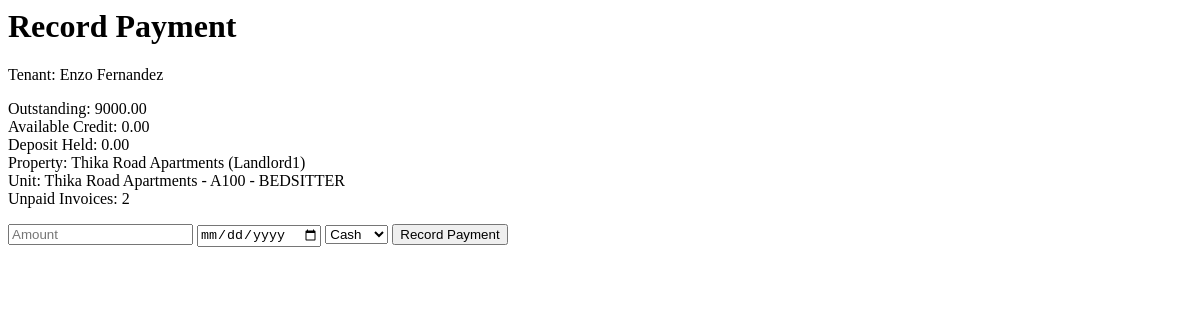
Before: /finance/payments/record/1/ (signed in) with the older database file.
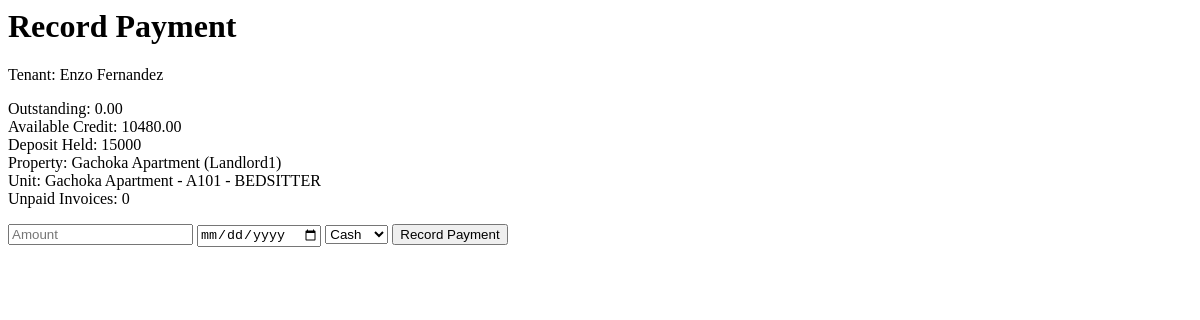
After: the same page with the newer database file.
### tenants/models.py (models this page shows, shortened)
class Tenancy(models.Model):
    tenant = models.ForeignKey(
        "Tenant",
        on_delete=models.PROTECT,
        related_name="tenancies"
    )
    unit = models.ForeignKey(
        Unit,
        on_delete=models.PROTECT,
        related_name="tenancies"
    )
    start_date = models.DateField() # when tenancy officially begins
    end_date = models.DateField(null=True, blank=True) # when tenancy ends
    rent_amount = models.DecimalField(max_digits=12, decimal_places=2)
    status = models.CharField(
        max_length=20,
        choices=TenancyStatus.choices,
        default=TenancyStatus.ACTIVE
    )
    created_by = models.ForeignKey(
        settings.AUTH_USER_MODEL,
        on_delete=models.PROTECT,
        related_name="created_tenancies"
    )
    created_at = models.DateTimeField(auto_now_add=True)
    updated_at = models.DateTimeField(auto_now=True)
    class Meta:
        ordering = ["-start_date"]
        constraints = [
            models.UniqueConstraint(
                fields=["unit"],
                condition=Q(status="ACTIVE"),
                name="unique_active_tenancy_per_unit"
            ),
            models.UniqueConstraint(
                fields=["tenant"],
                condition=Q(status="ACTIVE"),
                name="unique_active_tenancy_per_tenant"
            )
        ]

### properties/models.py (models this page shows)
class Unit(models.Model):
    property = models.ForeignKey(
        Property,
        on_delete=models.PROTECT,
        related_name="units"
    )
    unit_number = models.CharField(max_length=20)
    unit_type = models.CharField(
        max_length=50,
        choices=UnitType.choices
    )
    status = models.CharField(
        max_length=50,
        choices=UnitStatus.choices,
        default=UnitStatus.VACANT
    )
    floor = models.CharField(max_length=20, blank=True)
    is_active = models.BooleanField(default=True)
    created_at = models.DateTimeField(auto_now_add=True)
    class Meta:
        constraints = [
            UniqueConstraint(
                fields=["property", "unit_number"],
                name="unique_unit_number_per_property"
            )
        ]
        ordering = ["unit_number"]
    def __str__(self):
        return f"{self.property.name} - {self.unit_number} - {self.unit_type}"

class Property(models.Model):
    landlord = models.ForeignKey(
        settings.AUTH_USER_MODEL,
        on_delete=models.PROTECT,
        related_name="properties",
        limit_choices_to={"role": "LANDLORD"}
    )
    name = models.CharField(max_length=150)
    description = models.TextField(blank=True)
    address_line_1 = models.CharField(max_length=250)
    address_line_2 = models.CharField(max_length=255, blank=True)
    country = models.CharField(max_length=100)
    county = models.CharField(max_length=100, blank=True)
    postal_code = models.CharField(max_length=20, blank=True)
    is_active = models.BooleanField(default=True)
    created_at = models.DateTimeField(auto_now_add=True)
    updated_at = models.DateTimeField(auto_now=True)
    class Meta:
        constraints = [
            UniqueConstraint(
                fields=["landlord", "name"],
                name="unique_property_name_per_landlord"
            )
        ]
        ordering = ["-created_at"]
    def __str__(self):
        return f"{self.name} ({self.landlord.username})"

### accounts/models.py (models this page shows, shortened)
class User(AbstractUser):
    role = models.CharField(
        max_length=20,
        choices=Role.choices,
        default=Role.SYSTEM_ADMIN
    )
    phone_number = models.CharField(max_length=20, blank=True)
    landlord = models.ForeignKey(
        "self",
        null=True,
        blank=True,
        on_delete=models.PROTECT,
        limit_choices_to={"role": "LANDLORD"},
        related_name="caretakers"
    )
    created_at = models.DateTimeField(auto_now_add=True)

### finance/views/payment_views.py (the view, shortened to what this page needs)
@login_required
def record_payment_view(request, tenant_id):
    tenant = get_object_or_404(
        Tenant,
        id=tenant_id
    )
    try:
        financial_summary = get_tenant_financial_summary(
            tenant=tenant
        )
        unpaid_invoices = get_unpaid_invoices(
            tenant=tenant
        )
    except ValidationError as e:
        messages.error(request, str(e))
        return redirect(
            "search_tenant_for_payment"
        )
    context = {
        "tenant": tenant,
        "financial_summary": financial_summary,
        "unpaid_invoices": unpaid_invoices,
    }
    return render(request, "payments/record_payment.html",
        context
    )

### finance/services/payments/calculation_services.py (called while the page is built)
def calculate_outstanding_balance(*, ledger_account):
    try:
        invoices = Invoice.objects.filter(
            ledger_account=ledger_account,
            status__in=[
                InvoiceStatus.ISSUED,
                InvoiceStatus.PARTIAL
            ]
        )
        total_outstanding = Decimal("0.00")
        for invoice in invoices:
            balance = invoice.total_amount - invoice.amount_paid
            if balance > 0:
                total_outstanding += balance
        return total_outstanding
    except Exception as e:
        logger.error(
            f"Failed to calculate outstanding balance | ledger_account={ledger_account.id} | error={str(e)}",
            exc_info=True
        )
        raise

### templates/payments/record_payment.html (shortened to what this page needs)
<h1>Record Payment</h1>
<p>
    Tenant:
    {{ tenant.first_name }}
    {{ tenant.last_name }}
</p>
<p>
    Outstanding:
    {{ financial_summary.outstanding_balance }} <br>
    Available Credit:
    {{ financial_summary.available_credit }} <br>
    Deposit Held:
    {{ financial_summary.deposit_held }} <br>
    Property:
    {{ financial_summary.tenancy.unit.property }} <br>
    Unit:
    {{ financial_summary.tenancy.unit }} <br>
    Unpaid Invoices:
    {{ financial_summary.unpaid_invoice_count }}
</p>
<form method="post">
    <input
        type="number"
        step="0.01"
        name="amount"
        placeholder="Amount"
    >
    <input
        type="date"
        name="payment_date"
    >
    <select name="method">
        <option value="CASH">Cash</option>
    </select>
    <button type="submit">
        Record Payment
    </button>
</form>

Changed rows visible on the page:
changed Tenancy: tenancy.unit.property "Thika Road Apartments (Landlord1)" → "Gachoka Apartment (Landlord1)"; tenancy.unit "Thika Road Apartments - A100 - BEDSITTER" → "Gachoka Apartment - A101 - BEDSITTER"
Other visible differences:
{{ financial_summary.outstanding_balance }}: "9000.00" → "0.00"
{{ financial_summary.available_credit }}: "0.00" → "10480.00"
{{ financial_summary.deposit_held }}: "0.00" → "15000"
{{ financial_summary.unpaid_invoice_count }}: "2" → "0"
